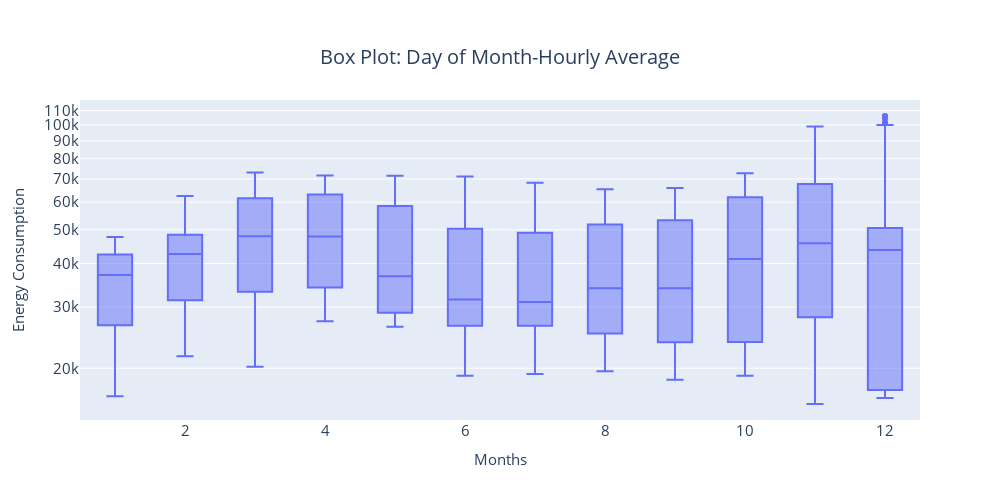

Source (notebook cell):
### Code cell
fig = px.box(plot_df, y=close_columns[0], x="month", log_y=True, title="Box Plot: Day of Month-Hourly Average")
fig = format_plot(fig, ylabel="Energy Consumption", xlabel="Months", legends=None)
fig.show()

### Figure 1 — Plotly figure (JSON) as saved in the notebook; plotly's stock layout.template omitted (floating-point values rounded to 4 significant figures; data arrays with more than 128 entries replaced by an {"elided": "..."} marker saying what was removed)
{"data": [{"alignmentgroup": "True", "hovertemplate": "month=%{x}<br>Adj Close_BTC-USD=%{y}<extra></extra>", "legendgroup": "", "marker": {"color": "#636efa"}, "name": "", "notched": false, "offsetgroup": "", "orientation": "v", "showlegend": false, "type": "box", "x": {"elided": "1450 int values"}, "x0": " ", "xaxis": "x", "y": {"elided": "1450 float values"}, "y0": " ", "yaxis": "y"}], "layout": {"autosize": false, "boxmode": "group", "height": 500, "legend": {"font": {"size": 15}, "orientation": "h", "title": {}, "tracegroupgap": 0, "x": 1, "xanchor": "right", "y": 0.98, "yanchor": "bottom"}, "title": {"font": {"size": 20}, "text": "Box Plot: Day of Month-Hourly Average", "x": 0.5, "xanchor": "center", "yanchor": "top"}, "width": 1000, "xaxis": {"anchor": "y", "autorange": true, "domain": [0, 1], "range": [0.5, 12.5], "tickfont": {"size": 15}, "title": {"font": {"size": 15}, "text": "Months"}, "type": "linear"}, "yaxis": {"anchor": "x", "autorange": true, "domain": [0, 1], "range": [4.152, 5.072], "tickfont": {"size": 15}, "title": {"font": {"size": 15}, "text": "Energy Consumption"}, "type": "log"}}}
